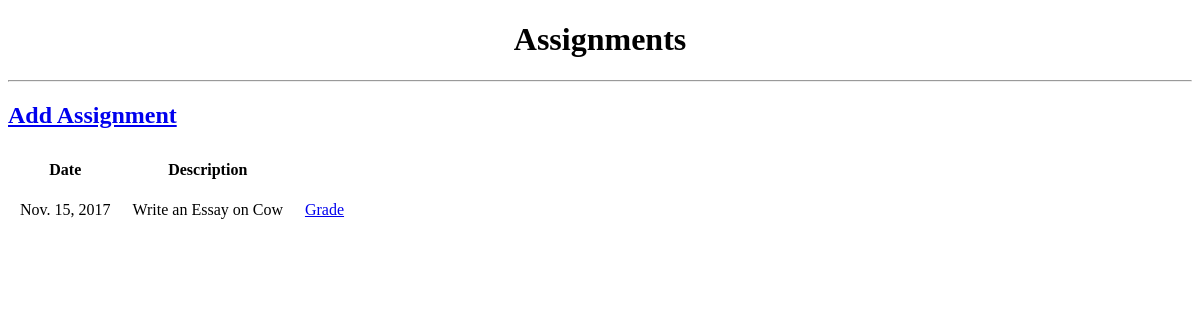
/teacher/assignment/8/2, run on an earlier commit of the app's database.
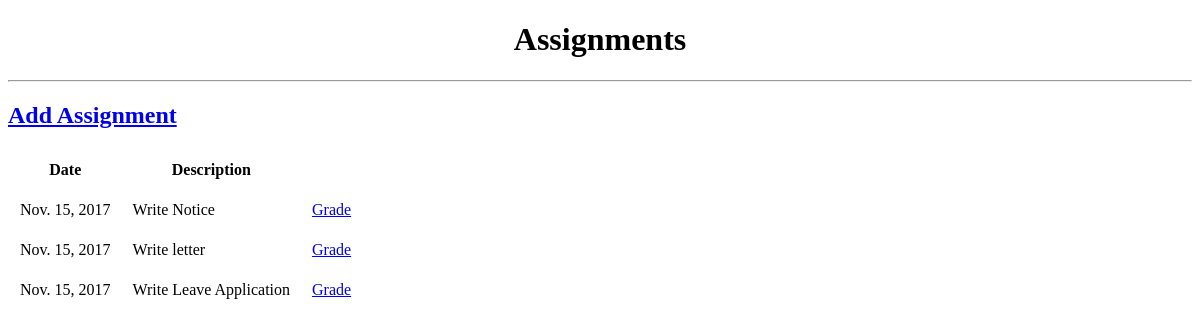
And on a later commit of the database.
### teacher/models.py (models this page shows, shortened)
class Assigments_2018(models.Model):
    Date = models.DateField(auto_now=True)
    Teacher = models.ForeignKey(Teachers_2018)
    ClassSection = models.ForeignKey(Classes_2018)
    Subject = models.ForeignKey(Subjects)
    Description = models.TextField(max_length=250)

### teacher/views.py (the view)
# urls.py: url(r'^assignment/(?P<index>[0-9]+)/(?P<sub>[0-9]+)$', views.assignment),
def assignment(request, index, sub):
    user = Personal_Info.objects.get(Index=index)
    teacher_id = Teachers_2018.objects.get(Index=user)
    subjAllot = SubjectAllotment_2018.objects.get(pk=sub)
    assignments = Assigments_2018.objects.filter(Teacher=teacher_id,ClassSection=subjAllot.Class)
    return render(request, 'teacherhome/assignmenthome.html', {'context': assignments, 'user':user, 'sub':sub})

### teacher/templates/teacherhome/assignmenthome.html (shortened to what this page needs)
<!DOCTYPE html>
<html lang="en">
<head>
</head>
<body>
    <h1><center>Assignments</center></h1><hr>
    <h2>
        <a href = "/teacher/assignment/{{ user.Index }}/{{ sub }}/add">Add Assignment</a></h2>
    <table cellpadding="10">
        <tr>
            <th>Date</th>
            <th>Description</th>
            <th></th>
        </tr>
        {% for i in context %}
            <tr>
                <td>{{ i.Date }}</td>
                <td>{{ i.Description }}</td>
                <td><a href = "/teacher/assignment/{{ user.Index }}/{{ i.pk }}/grade">Grade</a></td>
            </tr>
        {% endfor %}
    </table>
</body>
</html>

What changed in the data, as far as the page shows it:
removed Assigments_2018: Date "Nov. 15, 2017", Description "Write an Essay on Cow"
added Assigments_2018: Date "Nov. 15, 2017", Description "Write Notice"
added Assigments_2018: Date "Nov. 15, 2017", Description "Write letter"
added Assigments_2018: Date "Nov. 15, 2017", Description "Write Leave Application"
